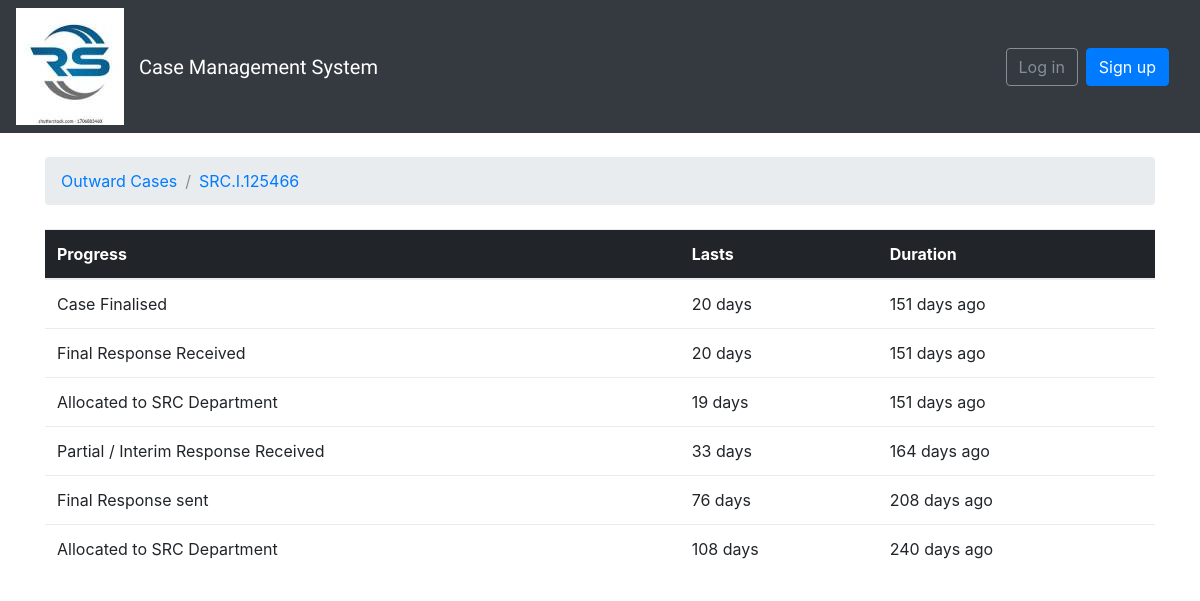
/outwards/5/history/, run on the app's committed database.
### outwards/models.py (models this page shows, shortened)
class Outward(models.Model):
    A = "Request for Information"
    B = "Automatic Exchange of Information"
    C = "Spontaneous Exchange of Information"
    D = "Tax Examination Abroad"
    E = "Joint Audit"
    F = "Industry Wide Exchange of Information"
    query_choices = (
        (A, 'Request for Information'), (B, 'Automatic Exchange of Information'),
        (C, 'Spontaneous Exchange of Information'), (D, 'Tax Examination Abroad'), (E, 'Joint Audit'),
        (F, 'Industry Wide Exchange of Information'),
    )
    A = "OECD Model Tax Convention"
    B = "UN Model Tax Convention"
    C = "Global Forum Mutual Administrative Assistance Agreement"
    D = "Global Forum Model Tax Information Exchange Agreement"
    E = "African Tax Administration Forum Mutual Administrative Assistance Agreement"
    F = "Regional instruments and agreements"
    instrument_choices = (
        (A, 'OECD Model Tax Convention'), (B, 'UN Model Tax Convention'),
        (C, 'Global Forum Mutual Administrative Assistance Agreement'),
        (D, 'Global Forum Model Tax Information Exchange Agreement'),
        (E, 'African Tax Administration Forum Mutual Administrative Assistance Agreement'),
        (F, 'Regional instruments and agreements')
    )
    A = "Income Tax"
    B = "Value Added Tax"
    C = "Payroll Taxes"
    D = "Excise Tax"
    E = "Other Tax"
    type_choices = (
        (A, 'Income Tax'), (B, 'Value Added Tax'),
        (C, 'Payroll Taxes'),
        (D, 'Excise Tax'),
        (E, 'Other Tax'),
    )
    A = "Bulk"
    B = "Group"
    C = "Single"
    query_type_choices = (
        (A, 'Bulk'), (B, 'Group'),
        (C, 'Single'),
    )
    tax_period_choices = (
        ('2015', '2015'),
        ('2016', '2016'),
        ('2017', '2017'),
        ('2018', '2018'),
        ('2019', '2019'),
        ('2020', '2020'),
        ('2021', '2021'),
        ('Custom', 'Custom')
    )
    employees_list = []
    user = User.objects.all()
    for i in user:
        a = (str(i), str(i))
        employees_list.append(a)
    employee = models.CharField(max_length=100, choices=employees_list, default="")
    reference = models.CharField(max_length=12, default="SRC.I.", unique=True)
    subject = models.CharField(max_length=100, default="", editable=True)
    query = models.CharField(max_length=150, choices=query_choices, default=A)
    query_type = models.CharField(max_length=25, choices=query_type_choices, default=A)
    instrument = models.CharField(max_length=100, choices=instrument_choices, default=A)
    tax_period = models.CharField(max_length=15, default="", choices=tax_period_choices, editable=True)
    start_tax_period = models.DateField(default="2015-12-12", editable=True)
    end_tax_period = models.DateField(default="2020-12-31", editable=True)
    tax_type = models.CharField(max_length=100, choices=type_choices, default=A)
    if_other_tax_type = models.CharField(max_length=50, default="n/a", editable=True)
    country = CountryField(blank_label='select a country')
    document = models.FileField(upload_to='documents/', default="")

class Case(models.Model):
    A = "Acknowledgement sent"
    B = "Case rejected"
    C = "Interim report sent"
    D = "Allocated to SRC Department"
    E = "Allocated to Third Party"
    F = "Partial / Interim Response sent"
    G = "Final Response sent"
    H = "Partial / Interim Response Received"
    I = "Final Response Received"
    J = "Case Finalised"
    progress_choices = (
        (A, 'Acknowledgement sent'), (B, 'Case rejected'),
        (C, 'Interim report sent'), (D, 'Allocated to SRC Department'), (E, 'Allocated to Third Party'),
        (F, 'Partial / Interim Response sent'), (G, 'Final Response sent'), (H, 'Partial / Interim Response Received'),
        (I, 'Final Response Received'), (J, 'Case Finalised')
    )
    A = "3 Days"
    B = "30 days"
    C = "60 days"
    D = "90 days"
    E = "120 days"
    F = "180 days"
    G = "360 days"
    span_choices = (
        (A, '3 days'), (B, '30 days'),
        (C, '60 days'), (D, '90 days'), (E, '120 days'),
        (F, '180 days'), (G, '360 days')
    )
    A = "Not Registered"
    B = "Active"
    C = "Inactive"
    D = "In Good Standing"
    E = "Non-Compliant"
    F = "Struck Off"
    G = "Dissolved"
    status_choices = (
        (A, 'Not Registered'), (B, 'Active'),
        (C, 'Inactive'), (D, 'In Good Standing'), (E, 'Non-Compliant'),
        (F, 'Struck Off'), (G, 'Dissolved'), (H, 'Not Applicable'),
    )
    A = "Bank"
    B = "BO"
    C = "Directors"
    D = "Accounting"
    E = "Invoices"
    F = "Agreements"
    G = "Contracts"
    H = "Others"
    information_choices = (
        (A, 'Bank'), (B, 'BO'),
        (C, 'Directors'),
        (D, 'Accounting'),
        (E, 'Invoices'),
        (F, 'Agreements'),
        (G, 'Contracts'),
        (H, 'Others')
    )
    progress = models.CharField(max_length=40, choices=progress_choices, default=A)
    requesting_party_reference_number = models.CharField(max_length=20, default="", editable=True)
    taxpayer_status = models.CharField(max_length=40, choices=status_choices, default=A)
    last_updated = models.DateTimeField(auto_now_add=True)
    case_age = DurationField(blank=True, null=True)
    outward = models.ForeignKey(Outward, related_name='topics', on_delete=models.CASCADE)
    initiator = models.ForeignKey(User, related_name='cases', on_delete=models.CASCADE, default=1)
    nature_of_information_requested = MultiSelectField(choices=information_choices, default=A)
    nature_of_information_received = MultiSelectField(choices=information_choices, default=A)
    date_received = models.DateField(auto_now_add=True)
    date_created = models.DateTimeField(auto_now_add=True)
    date_process_finished = models.DateTimeField(auto_now=True)
    point_of_contact_name = models.CharField(max_length=150, default="", editable=True)
    others = models.CharField(max_length=60, default="", editable=True)
    time_to_completion = models.CharField(max_length=35, choices=span_choices, default=A)
    point_of_contact_email = models.CharField(max_length=250, default="", editable=True)
    point_of_contact_telephone1 = models.CharField(max_length=150, blank=True, default="0123430000", editable=True)
    point_of_contact_telephone2 = models.CharField(max_length=150, blank=True, default="0123430001", editable=True)
    total = models.DurationField(blank=True, null=True)
    def whenpublished(self):
        now = timezone.now()
        diff = now - self.date_created
        if diff.days == 0 and 0 <= diff.seconds < 60:
            seconds = diff.seconds
            if seconds == 1:
                return str(seconds) + "second ago"
            else:
                return str(seconds) + " seconds ago"
        if diff.days == 0 and 60 <= diff.seconds < 3600:
            minutes = math.floor(diff.seconds / 60)
            if minutes == 1:
                return str(minutes) + " minute ago"
            else:
                return str(minutes) + " minutes ago"
        if diff.days == 0 and 3600 <= diff.seconds < 86400:
            hours = math.floor(diff.seconds / 3600)
            if hours == 1:
                return str(hours) + " hour ago"
            else:
                return str(hours) + " hours ago"
        if 1 <= diff.days < 365:
            days = diff.days
            if days == 1:
                return str(days) + " day ago"
            else:
                return str(days) + " days ago"
    def whenlasted(self):
        diff = self.date_process_finished - self.date_created
        if diff.days == 0 and 0 <= diff.seconds < 60:
            seconds = diff.seconds
            if seconds == 1:
                return str(seconds) + "second"
            else:
                return str(seconds) + " seconds"
        if diff.days == 0 and 60 <= diff.seconds < 3600:
            minutes = math.floor(diff.seconds / 60)
            if minutes == 1:
                return str(minutes) + " minute"
            else:
                return str(minutes) + " minutes"
        if diff.days == 0 and 3600 <= diff.seconds < 86400:
            hours = math.floor(diff.seconds / 3600)
            if hours == 1:
                return str(hours) + " hour"
            else:
                return str(hours) + " hours"
        if 1 <= diff.days < 365:
            days = diff.days
            if days == 1:
                return str(days) + " day"
            else:
                return str(days) + " days"

### boards/views.py (the view)
# urls.py: re_path(r'^outwards/(?P<pk>\d+)/history/$', views.case_history, name='case_history'),
def case_history(request, pk):
    outward = get_object_or_404(Outward, pk=pk)
    cases = outward.topics.order_by('-last_updated')
    return render(request, 'case_history.html', {'outward': outward, 'cases': cases})

### templates/case_history.html (shortened to what this page needs)
{% extends 'base.html' %}
{% block breadcrumb %}
  <li class="breadcrumb-item"><a href="{% url 'outwards' %}">Outward Cases</a></li>
  <li class="breadcrumb-item active"><a href="{% url 'outwards' %}">{{ outward.reference }}</a></li>
{% endblock %}
{% block content %}
  <table class="table">
    <thead class="thead-inverse">
      <tr>
        <th>Progress</th>
        <th>Lasts</th>
        <th>Duration</th>
      </tr>
    </thead>
    <tbody>
      {% for case in cases %}
        <tr>
          <td><a>{{ case.progress }}</a></td>
          <td>{{ case.whenlasted }}</td>
          <td>{{ case.whenpublished }}
          </td>
        </tr>
      {% endfor %}
    </tbody>
  </table>
{% endblock %}

### data on the page
Outward: reference "SRC.I.125466"
Case: progress "Case Finalised", whenlasted "20 days", whenpublished "151 days ago"
Case: progress "Final Response Received", whenlasted "20 days", whenpublished "151 days ago"
Case: progress "Allocated to SRC Department", whenlasted "19 days", whenpublished "151 days ago"
Case: progress "Partial / Interim Response Received", whenlasted "33 days", whenpublished "164 days ago"
Case: progress "Final Response sent", whenlasted "76 days", whenpublished "208 days ago"
Case: progress "Allocated to SRC Department", whenlasted "108 days", whenpublished "240 days ago"
